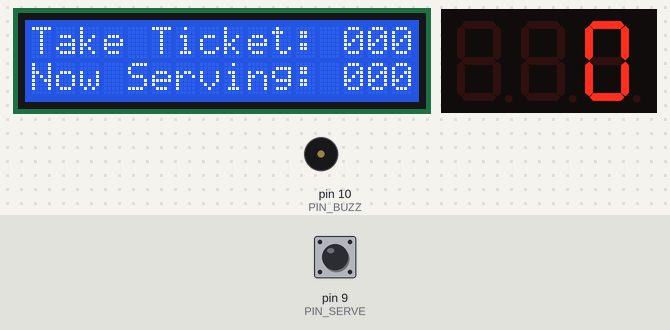
The sketch below on a simulated Arduino Uno, built with avr-gcc and run on an emulated ATmega328P. Shown: 16×2 character LCD, 3-digit seven-segment display, buzzer (waves = sounding). Wiring (inferred from the names in the program): MAX7219 LED driver: data pin 11; clock pin 13; CS pin 12. The inputs (shaded band) are chosen by the test bench; at power-on: pin 9 (PIN_SERVE) HIGH.

Above: at 1.2 s.
1.3 s: pin 9 (PIN_SERVE) pulled LOW for 0.15 s
Timing chart, 0 to 4.3 s (numbered marks = the images above; inputs shaded):
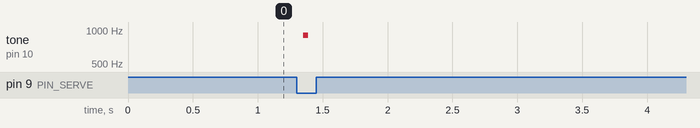

The sketch:

counter_max7219.ino
```cpp
#include <LiquidCrystal.h>
#include "shared.h"

// LCD: RS, EN, D4, D5, D6, D7
LiquidCrystal lcd(7, 6, 5, 4, 3, 2);

const uint8_t PIN_SERVE = 9;
const uint8_t PIN_BUZZ  = 10;

uint16_t ticket  = 0;
uint16_t serving = 0;

bool readButton(uint8_t pin) { return digitalRead(pin) == LOW; }

void beep(uint16_t dur = 30, uint16_t freq = 2200) {
  pinMode(PIN_BUZZ, OUTPUT);
  tone(PIN_BUZZ, freq, dur);
}

String fmt3(uint16_t v) {
  if (v > 999) v = 0;
  char buf[5];
  snprintf(buf, sizeof(buf), "%03u", (unsigned)v);
  return String(buf);
}

void drawLCD() {
  lcd.setCursor(0,0);
  lcd.print("Take Ticket: ");
  lcd.print(fmt3(ticket));
  int len1 = 16 - (13 + 3);
  if (len1 > 0) for (int i=0;i<len1;i++) lcd.print(' ');

  lcd.setCursor(0,1);
  lcd.print("Now Serving: ");
  lcd.print(fmt3(serving));
  int len2 = 16 - (13 + 3);
  if (len2 > 0) for (int i=0;i<len2;i++) lcd.print(' ');
}

// === MAX7219 add-on (shows Now Serving on 7-seg) ===

// === MAX7219 minimal driver (no external libs) ===
// Pins (change if needed)
const uint8_t MAX_DIN = 11;
const uint8_t MAX_CLK = 13;
const uint8_t MAX_CS  = 12;

// Send one register
void max_send(uint8_t addr, uint8_t data) {
  digitalWrite(MAX_CS, LOW);
  shiftOut(MAX_DIN, MAX_CLK, MSBFIRST, addr);
  shiftOut(MAX_DIN, MAX_CLK, MSBFIRST, data);
  digitalWrite(MAX_CS, HIGH);
}

// Initialize for 3 digits (scan 0..2), Code-B decode
void max_init() {
  pinMode(MAX_DIN, OUTPUT);
  pinMode(MAX_CLK, OUTPUT);
  pinMode(MAX_CS,  OUTPUT);
  digitalWrite(MAX_CS, HIGH);

  max_send(0x0F, 0x00); // Display test off
  max_send(0x09, 0xFF); // Decode mode: Code B for all digits
  max_send(0x0A, 0x04); // Intensity (0x00..0x0F)
  max_send(0x0B, 0x02); // Scan limit: digits 0..2 (3 digits)
  max_send(0x0C, 0x01); // Shutdown = normal operation
  // Clear all 8 in case different hardware
  for (uint8_t i=1;i<=8;i++) max_send(i, 0x0F); // 0x0F = blank in Code-B
}

// Show a 0..999 number right-aligned on digits 0..2
void max_show3(uint16_t v) {
  if (v > 999) v = 0;
  uint8_t hundreds = (v/100) % 10;
  uint8_t tens     = (v/10)  % 10;
  uint8_t ones     = v % 10;

  // Rightmost is digit 0 => Register 1
  // Write ones->reg1, tens->reg2, hundreds->reg3
  max_send(1, ones);
  if (v >= 10)  max_send(2, tens);     else max_send(2, 0x0F);
  if (v >= 100) max_send(3, hundreds); else max_send(3, 0x0F);

  // Blank others just in case
  for (uint8_t i=4;i<=8;i++) max_send(i, 0x0F);
}

void setup() {
  pinMode(PIN_SERVE, INPUT_PULLUP);
  pinMode(PIN_BUZZ, OUTPUT);

  lcd.begin(16,2);
  lcd.clear();
  Serial.begin(9600);

  // Load EEPROM
  ticket  = eepromRead16(EE_TICKET);
  serving = eepromRead16(EE_SERVING);
  if (ticket  > 999) ticket  = 0;
  if (serving > 999) serving = 0;

  drawLCD();

  // Init MAX7219 7-seg
  max_init();
  max_show3(serving);
}

void loop() {
  // Handle serve button
  static bool prev = false;
  bool now = readButton(PIN_SERVE);
  if (now && !prev) {
    delay(50);
    if (readButton(PIN_SERVE)) {
      if (serving < ticket) {
        serving++;
        if (serving > 999) serving = 1;
        eepromWrite16(EE_SERVING, serving);
        drawLCD();
        max_show3(serving);
        beep();

        // Broadcast to peer
        Serial.print('S');
        char buf[4];
        snprintf(buf, sizeof(buf), "%03u", (unsigned)serving);
        Serial.println(buf);
      } else {
        // no one waiting
        beep(40, 900);
      }
    }
  }
  prev = now;

  // Receive peer updates (ticket from dispenser)
  while (Serial.available()) {
    char type = Serial.read();
    if (type == 'T') {
      char d0 = Serial.read();
      char d1 = Serial.read();
      char d2 = Serial.read();
      ticket = (d0-'0')*100 + (d1-'0')*10 + (d2-'0');
      while (Serial.available()) {
        if (Serial.read()=='\n') break;
      }
      eepromWrite16(EE_TICKET, ticket);
      drawLCD();
      // 7-seg stays showing serving on counter
    }
  }
}
```

shared.h
```cpp
#pragma once
#include <EEPROM.h>

const int EE_TICKET  = 0;
const int EE_SERVING = 2;

inline void eepromWrite16(int addr, uint16_t val) {
  EEPROM.update(addr,   (uint8_t)(val & 0xFF));
  EEPROM.update(addr+1, (uint8_t)((val >> 8) & 0xFF));
}
inline uint16_t eepromRead16(int addr) {
  uint16_t lo = EEPROM.read(addr);
  uint16_t hi = EEPROM.read(addr+1);
  return (uint16_t)(lo | (hi<<8));
}
```

Measured:
- after the input at 1.3 s, tone on pin 10 (PIN_BUZZ): silent → 900 Hz after 0.05 s, → silent 0.04 s later
